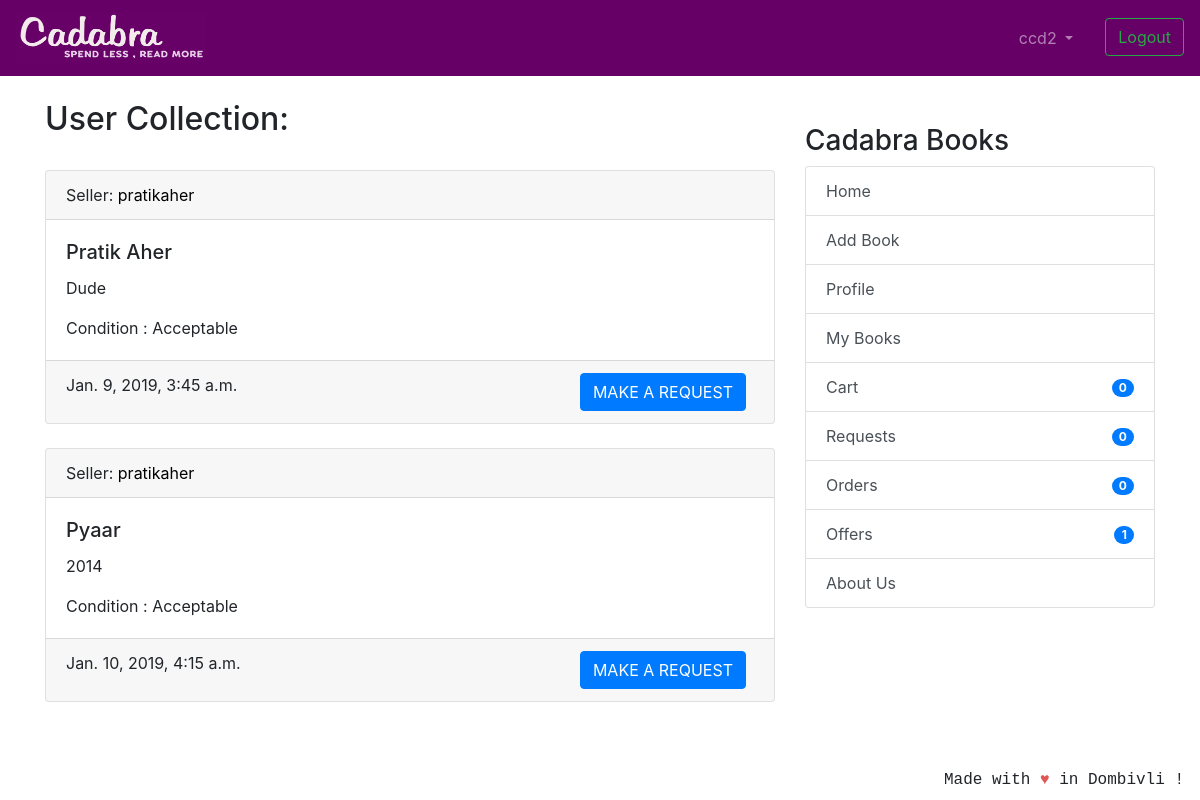
/userbooks/pratikaher (signed in), run on an earlier commit of the app's database.
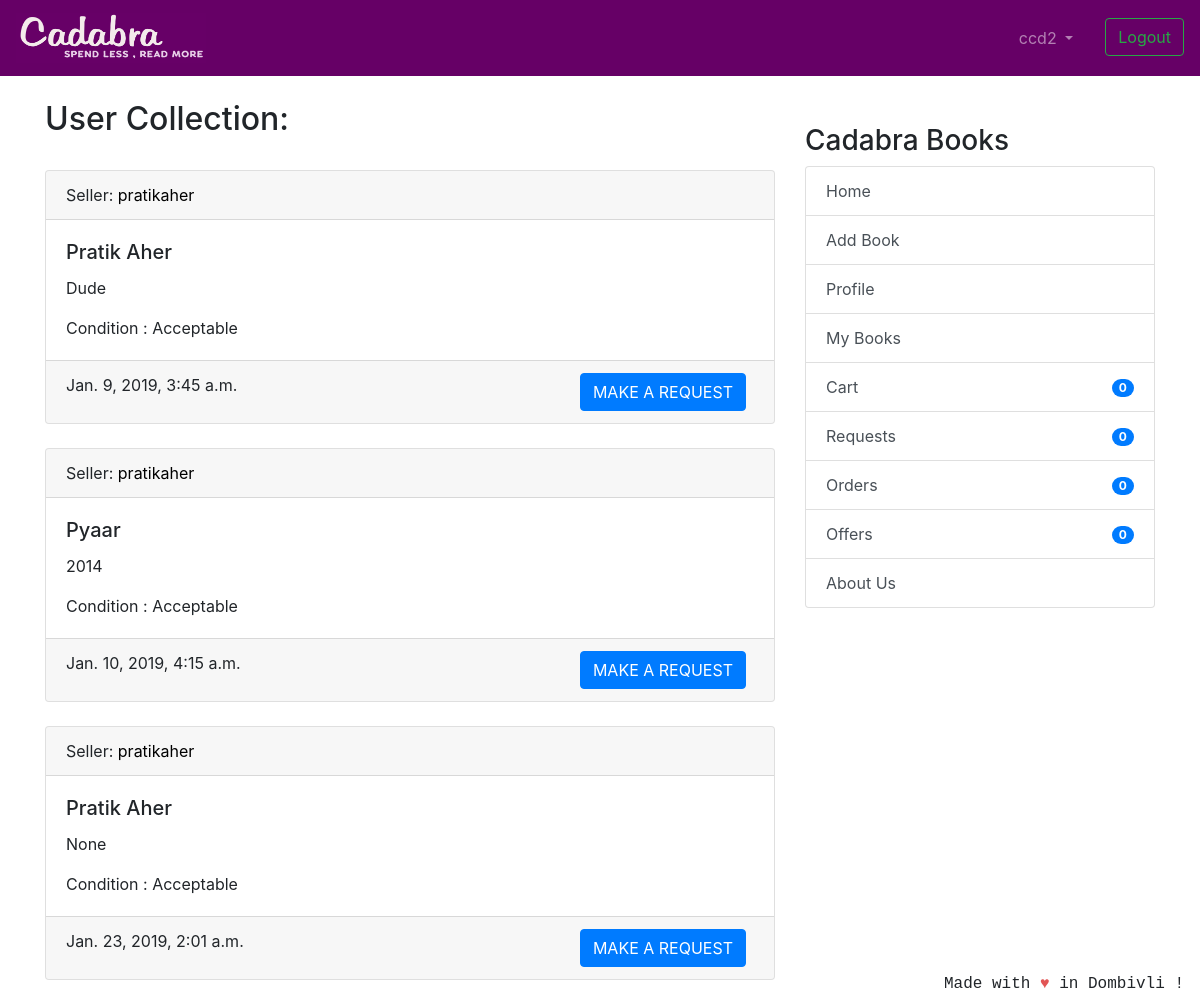
And on a later commit of the database.
### coreapp/models.py (models this page shows, shortened)
class Book(models.Model):
    user = models.ForeignKey(User, on_delete=models.CASCADE, null=True)
    book_name = models.CharField(
        max_length=100, help_text="We only deal with original books with ISBN codes, pirated books will not be accepted.")
    author_name = models.CharField(max_length=100, blank=True, null=True)
    description = models.CharField(max_length=2000, blank=True, null=True)
    image = models.ImageField('Book Image', null=True,
                              blank=True, upload_to="book_images/")
    price = models.IntegerField(
        null=True, blank=True, help_text="We would be deducting 20 rupees from item price for delivery purposes.")
    sell_or_exchange = models.CharField(
        max_length=100, choices=BUY_OR_EXCHANGE, default='Exchange', help_text="By adding items to exchange you can make requests to other users for exchange.")
    condition = models.CharField(
        max_length=100, choices=CONITION_CHOICES, default='Acceptable')
    created_at = models.DateTimeField(auto_now_add=True)
    class Meta:
        verbose_name = 'Book'
        verbose_name_plural = 'Books'

### coreapp/views.py (the view)
# urls.py: path('userbooks/<str:username>', views.UserBookListViewForUser.as_view(),name='userbooksforuser'),
class UserBookListViewForUser(LoginRequiredMixin, generic.ListView):
    model = Book
    template_name = 'collection_user_entries.html'
    context_object_name = 'books'
    ordering = ['-created_at']
    def get_queryset(self):
        user = self.kwargs['username']
        user_profile = get_object_or_404(Profile, user__username=user)
        collection_items = UserCollection.objects.get(
            owner=user_profile)
        return collection_items.books.exclude(id__in=ordered_books).exclude(
            id__in=requester_books).exclude(id__in=offerrer_books)

### nofapapp/context_processors.py (called while the page is built)
def add_variable_to_context(request):
    if request.user.id:
        orderitems = Order.objects.get(owner=request.user.profile)
        return {
            'requestscount': Requests.objects.filter(requester=request.user).count(),
            'offercount' : Requests.objects.filter(offerrer=request.user).count(),
            'orderscount': Transaction.objects.filter(Q(offerrer=request.user) | Q(requester=request.user)).count()+FinalBuyOrder.objects.filter(user=request.user).count(),
            'cartitemscount': orderitems.items.count(),
            'addresscheck': get_object_or_404(ShippingAddress, profile=get_object_or_404(Profile, user=request.user)).address1,
            }
    else:
        return {}

### templates/collection_user_entries.html (shortened to what this page needs)
{% extends 'base.html' %}
{% block content %}
<h2>User Collection:</h2>
<br />
{% if books %}
{% for book in books %}
    <div class="card text-left">
        <div class="card-header">
            Seller: <a href="{% url 'coreapp:userbooksforuser' book.user %}" style="color:black">{{ book.user.username }}</a>
        </div>
        <div class="card-body">
            <div class="d-flex justify-content-between">
                <div>
                    <h5 class="card-title">{{ book.book_name }}</h5>
                    <p class="card-text">{{ book.description }}</p>
                    <p class="card-text">Condition : {{ book.condition }} </p>
                </div>
            </div>
        </div>
        <div class="card-footer text-mutxed">
            {{ book.created_at }}
            {% if book.sell_or_exchange == 'Sell' %}
            <a href="{% url 'cart:add_to_cart' book.id %}" class="btn btn-primary float-right">BUY FOR {{ book.price }}</a>
            {% else %}
            <a href="{% url 'transaction:add_request' book.id %}" class="btn btn-primary mr-2 float-right">MAKE A REQUEST</a>
            {% endif %}
        </div>
    </div>
{% endfor %}
{% else %}
<div class="text-center">
    <h1>No Books Found ! </h1>
</div>
{% endif %}
{% endblock %}

### templates/base.html (shortened to what this page needs)
{% load static %}
<!doctype html>
<html lang="en">
  <head>
    <link rel="stylesheet" href="https://stackpath.bootstrapcdn.com/bootstrap/4.2.1/css/bootstrap.min.css"
>
  </head>
  <body>
    <header class="site-header">
<nav class="navbar navbar-expand-lg navbar-dark" style="background-color: #660066;">
  <a class="navbar-brand" href="{% url 'coreapp:list_entries' %}">
      <img src="{% static 'img/cadabra.png' %}" alt="Logo" style="width:190px;height:50px" >
    </a>
  <div class="collapse navbar-collapse" id="navbarSupportedContent">
    <ul class="navbar-nav ml-auto">
      {% if user.is_authenticated %}
      <li class="nav-item dropdown">
        <a class="nav-link dropdown-toggle mr-3" href="#" id="navbarDropdown" role="button" data-toggle="dropdown"
          aria-haspopup="true" aria-expanded="false">
          {{ user.username }}
        </a>
      </li>
      <li><a class="btn btn-outline-success ml-2 my-2 my-sm-0" href="{% url 'logout'%}">Logout</a></li>
        {% else %}
      <li><a href="{% url 'login' %}" class="btn btn-outline-success">Login</a></li>
      <li><a href="{% url 'coreapp:signup' %}" class="btn btn-primary ml-2">Sign up</a></li>
      {% endif %}
    </ul>
  </div>
</nav>
  </header>
  <br/>
    <div class="container">
      <div class="row justify-content-center">
        <div class="col-8">
          {% block content %}
          {% endblock %}
        </div>
        {% if user.is_authenticated %}
                <div class="col-md-4">
                  <div class="content-section">
                    <br/>
                    <h3>Cadabra Books</h3>
                      <ul class="list-group">
                        <a class="list-group-item list-group-item-action" href="{% url 'coreapp:list_entries' %}" > Home </a>
                        <a class="list-group-item list-group-item-action" href="{% url 'coreapp:new_entry' %}" > Add Book</a>
                        <a class="list-group-item list-group-item-action" href="{% url 'coreapp:profile' %}" >Profile</a>
                        <a class="list-group-item list-group-item-action" href="{% url 'coreapp:userbooks' %}" >My Books</a>
                        <a class="list-group-item list-group-item-action" href="{% url 'cart:cart_items' %}" >Cart<span class="badge badge-primary badge-pill float-right mt-1">{{ cartitemscount }}</span> </a>
                        <a class="list-group-item list-group-item-action" href="{% url 'transaction:requests_view' %}" >Requests<span class="badge badge-primary badge-pill float-right mt-1">{{ requestscount }}</span></a>
                        <a class="list-group-item list-group-item-action" href="{% url 'transaction:orders_view' %}" >Orders <span class="badge badge-primary badge-pill float-right mt-1">{{ orderscount }}</span></a>
                        <a class="list-group-item list-group-item-action" href="{% url 'transaction:offers_view' %}" >Offers <span class="badge badge-primary badge-pill float-right mt-1">{{ offercount }}</span></a>
                        <a class="list-group-item list-group-item-action" href="{% url 'coreapp:aboutus' %}">About Us</a>
                      </ul>
                      <br/>
                  </div>
                </div>
                {% endif %}
      </div>
    </div>
<footer class="site-footer mr-3 mb-2" style="position:fixed;right:0;bottom:0;font-family: 'Courier';font-style: bold;">
  Made with <span style="color: #e25555;">&hearts;</span> in Dombivli !
</footer>
</body>
</html>

What changed in the data, as far as the page shows it:
added Book: user.username "pratikaher", book_name "Pratik Aher", description "None", condition "Acceptable", created_at "Jan. 23, 2019, 2:01 a.m.", sell_or_exchange "MAKE A REQUEST"
Also different on the page:
{{ offercount }}: "1" → "0"
